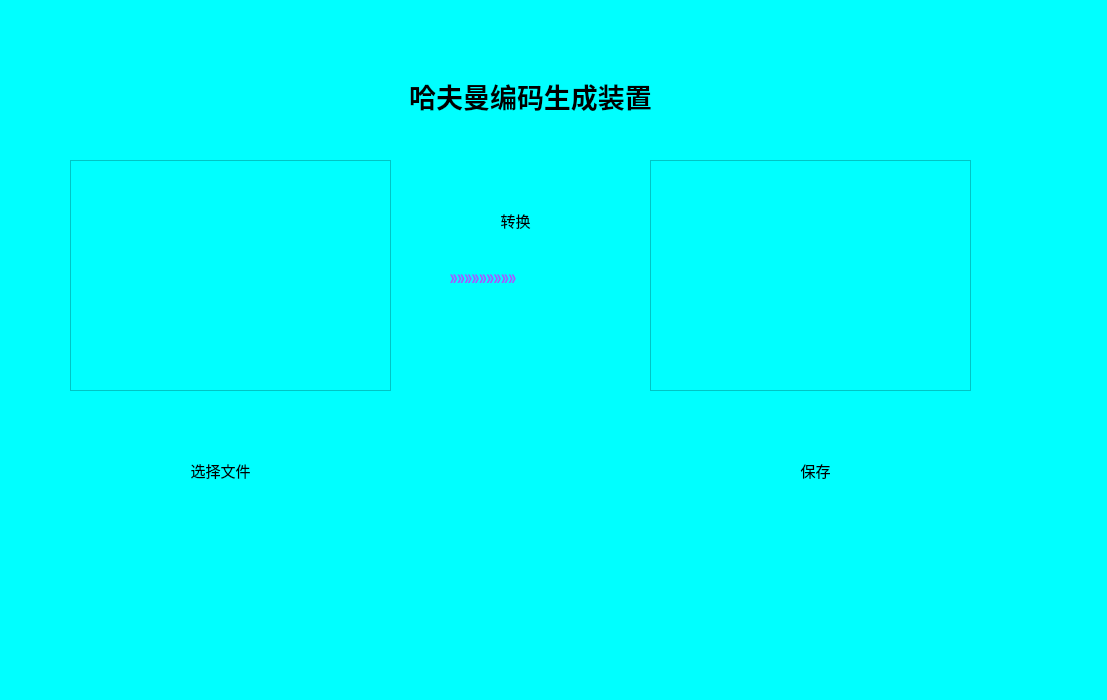
<?xml version="1.0" encoding="UTF-8"?>
<ui version="4.0">
 <class>MainWindow</class>
 <widget class="QMainWindow" name="MainWindow">
  <property name="geometry">
   <rect>
    <x>0</x>
    <y>0</y>
    <width>1107</width>
    <height>700</height>
   </rect>
  </property>
  <property name="sizePolicy">
   <sizepolicy hsizetype="Expanding" vsizetype="Expanding">
    <horstretch>0</horstretch>
    <verstretch>0</verstretch>
   </sizepolicy>
  </property>
  <property name="windowTitle">
   <string>MainWindow</string>
  </property>
  <property name="styleSheet">
   <string notr="true">background-color: rgb(0, 255, 255);</string>
  </property>
  <widget class="QWidget" name="centralwidget">
   <widget class="QPushButton" name="choseButton">
    <property name="geometry">
     <rect>
      <x>160</x>
      <y>450</y>
      <width>121</width>
      <height>41</height>
     </rect>
    </property>
    <property name="sizePolicy">
     <sizepolicy hsizetype="Expanding" vsizetype="Expanding">
      <horstretch>0</horstretch>
      <verstretch>0</verstretch>
     </sizepolicy>
    </property>
    <property name="font">
     <font>
      <family>华文琥珀</family>
      <pointsize>11</pointsize>
     </font>
    </property>
    <property name="text">
     <string>选择文件</string>
    </property>
    <property name="flat">
     <bool>true</bool>
    </property>
   </widget>
   <widget class="QTextEdit" name="to_textEdit">
    <property name="geometry">
     <rect>
      <x>650</x>
      <y>160</y>
      <width>321</width>
      <height>231</height>
     </rect>
    </property>
    <property name="font">
     <font>
      <family>Times New Roman</family>
      <pointsize>13</pointsize>
     </font>
    </property>
    <property name="readOnly">
     <bool>true</bool>
    </property>
   </widget>
   <widget class="QPushButton" name="transButton">
    <property name="geometry">
     <rect>
      <x>460</x>
      <y>200</y>
      <width>111</width>
      <height>41</height>
     </rect>
    </property>
    <property name="font">
     <font>
      <family>华文琥珀</family>
      <pointsize>11</pointsize>
     </font>
    </property>
    <property name="text">
     <string>转换</string>
    </property>
    <property name="flat">
     <bool>true</bool>
    </property>
   </widget>
   <widget class="QTextEdit" name="from_textEdit">
    <property name="geometry">
     <rect>
      <x>70</x>
      <y>160</y>
      <width>321</width>
      <height>231</height>
     </rect>
    </property>
    <property name="font">
     <font>
      <family>Times New Roman</family>
      <pointsize>13</pointsize>
     </font>
    </property>
    <property name="readOnly">
     <bool>true</bool>
    </property>
   </widget>
   <widget class="QLabel" name="label">
    <property name="geometry">
     <rect>
      <x>450</x>
      <y>270</y>
      <width>141</width>
      <height>16</height>
     </rect>
    </property>
    <property name="font">
     <font>
      <weight>75</weight>
      <bold>true</bold>
     </font>
    </property>
    <property name="styleSheet">
     <string notr="true">color: rgb(170, 85, 255);</string>
    </property>
    <property name="text">
     <string>》》》》》》》》》</string>
    </property>
   </widget>
   <widget class="QLabel" name="label_2">
    <property name="geometry">
     <rect>
      <x>350</x>
      <y>50</y>
      <width>361</width>
      <height>91</height>
     </rect>
    </property>
    <property name="font">
     <font>
      <family>方正舒体</family>
      <pointsize>20</pointsize>
      <weight>75</weight>
      <bold>true</bold>
     </font>
    </property>
    <property name="lineWidth">
     <number>5</number>
    </property>
    <property name="text">
     <string>哈夫曼编码生成装置</string>
    </property>
    <property name="textFormat">
     <enum>Qt::PlainText</enum>
    </property>
    <property name="alignment">
     <set>Qt::AlignCenter</set>
    </property>
   </widget>
   <widget class="QPushButton" name="saveButton">
    <property name="geometry">
     <rect>
      <x>750</x>
      <y>450</y>
      <width>131</width>
      <height>41</height>
     </rect>
    </property>
    <property name="font">
     <font>
      <family>华文琥珀</family>
      <pointsize>11</pointsize>
     </font>
    </property>
    <property name="text">
     <string>保存</string>
    </property>
    <property name="flat">
     <bool>true</bool>
    </property>
   </widget>
  </widget>
  <widget class="QMenuBar" name="menubar">
   <property name="geometry">
    <rect>
     <x>0</x>
     <y>0</y>
     <width>1107</width>
     <height>26</height>
    </rect>
   </property>
  </widget>
  <widget class="QStatusBar" name="statusbar"/>
 </widget>
 <resources/>
 <connections/>
</ui>
